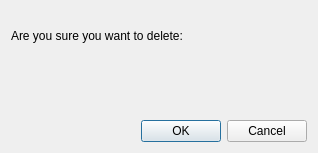
<?xml version="1.0" encoding="UTF-8"?>
<ui version="4.0">
 <class>ConfirmDelete</class>
 <widget class="QDialog" name="ConfirmDelete">
  <property name="geometry">
   <rect>
    <x>0</x>
    <y>0</y>
    <width>318</width>
    <height>153</height>
   </rect>
  </property>
  <property name="windowTitle">
   <string>Dialog</string>
  </property>
  <layout class="QGridLayout" name="gridLayout">
   <item row="0" column="0">
    <widget class="QLabel" name="label">
     <property name="text">
      <string>Are you sure you want to delete:</string>
     </property>
    </widget>
   </item>
   <item row="2" column="0">
    <widget class="QDialogButtonBox" name="buttonBox">
     <property name="orientation">
      <enum>Qt::Horizontal</enum>
     </property>
     <property name="standardButtons">
      <set>QDialogButtonBox::Cancel|QDialogButtonBox::Ok</set>
     </property>
    </widget>
   </item>
   <item row="1" column="0">
    <widget class="QLabel" name="label_title">
     <property name="font">
      <font>
       <pointsize>14</pointsize>
      </font>
     </property>
     <property name="text">
      <string/>
     </property>
    </widget>
   </item>
  </layout>
 </widget>
 <resources/>
 <connections>
  <connection>
   <sender>buttonBox</sender>
   <signal>accepted()</signal>
   <receiver>ConfirmDelete</receiver>
   <slot>accept()</slot>
   <hints>
    <hint type="sourcelabel">
     <x>248</x>
     <y>254</y>
    </hint>
    <hint type="destinationlabel">
     <x>157</x>
     <y>274</y>
    </hint>
   </hints>
  </connection>
  <connection>
   <sender>buttonBox</sender>
   <signal>rejected()</signal>
   <receiver>ConfirmDelete</receiver>
   <slot>reject()</slot>
   <hints>
    <hint type="sourcelabel">
     <x>316</x>
     <y>260</y>
    </hint>
    <hint type="destinationlabel">
     <x>286</x>
     <y>274</y>
    </hint>
   </hints>
  </connection>
 </connections>
</ui>
